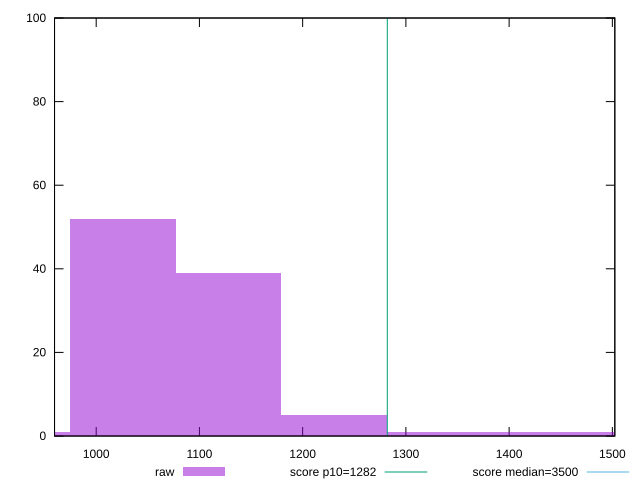

The script that saved this image:
reset

$raw <<EOF
1025.574380658644 52
1128.1318187245083 39
1333.2466948562374 1
1230.6892567903728 5
1538.361570987966 1
1435.8041329221016 1
923.0169425927796 1
EOF

set key outside below
set boxwidth 102.5574380658644
set xrange [959.6440000000007:1502.3920000000007]
set yrange [0:100]
set trange [0:100]
set style fill transparent solid 0.5 noborder

set parametric
set terminal svg size 640, 490 enhanced background rgb 'white'
set output "reprap/bootup-time/samples/pages+cached+noexternal/raw/histogram.svg"

plot $raw title "raw" with boxes, \
     1282,t title "score p10=1282", \
     3500,t title "score median=3500"

reset
